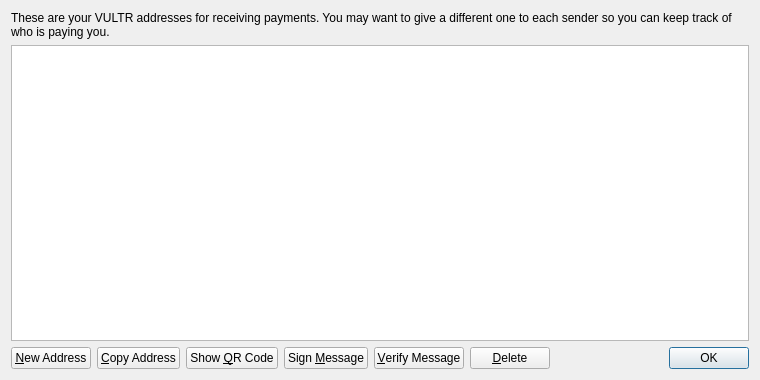
<?xml version="1.0" encoding="UTF-8"?>
<ui version="4.0">
 <class>AddressBookPage</class>
 <widget class="QWidget" name="AddressBookPage">
  <property name="geometry">
   <rect>
    <x>0</x>
    <y>0</y>
    <width>760</width>
    <height>380</height>
   </rect>
  </property>
  <property name="windowTitle">
   <string>Address Book</string>
  </property>
  <layout class="QVBoxLayout" name="verticalLayout">
   <item>
    <widget class="QLabel" name="labelExplanation">
     <property name="text">
      <string>These are your VULTR addresses for receiving payments. You may want to give a different one to each sender so you can keep track of who is paying you.</string>
     </property>
     <property name="textFormat">
      <enum>Qt::PlainText</enum>
     </property>
     <property name="wordWrap">
      <bool>true</bool>
     </property>
    </widget>
   </item>
   <item>
    <widget class="QTableView" name="tableView">
     <property name="contextMenuPolicy">
      <enum>Qt::CustomContextMenu</enum>
     </property>
     <property name="toolTip">
      <string>Double-click to edit address or label</string>
     </property>
     <property name="tabKeyNavigation">
      <bool>false</bool>
     </property>
     <property name="alternatingRowColors">
      <bool>true</bool>
     </property>
     <property name="selectionMode">
      <enum>QAbstractItemView::SingleSelection</enum>
     </property>
     <property name="selectionBehavior">
      <enum>QAbstractItemView::SelectRows</enum>
     </property>
     <property name="sortingEnabled">
      <bool>true</bool>
     </property>
     <attribute name="verticalHeaderVisible">
      <bool>false</bool>
     </attribute>
    </widget>
   </item>
   <item>
    <layout class="QHBoxLayout" name="horizontalLayout">
     <item>
      <widget class="QPushButton" name="newAddressButton">
       <property name="toolTip">
        <string>Create a new address</string>
       </property>
       <property name="text">
        <string>&amp;New Address</string>
       </property>
       <property name="icon">
        <iconset resource="../bitcoin.qrc">
         <normaloff>:/icons/add</normaloff>:/icons/add</iconset>
       </property>
      </widget>
     </item>
     <item>
      <widget class="QPushButton" name="copyToClipboard">
       <property name="toolTip">
        <string>Copy the currently selected address to the system clipboard</string>
       </property>
       <property name="text">
        <string>&amp;Copy Address</string>
       </property>
       <property name="icon">
        <iconset resource="../bitcoin.qrc">
         <normaloff>:/icons/editcopy</normaloff>:/icons/editcopy</iconset>
       </property>
      </widget>
     </item>
     <item>
      <widget class="QPushButton" name="showQRCode">
       <property name="text">
        <string>Show &amp;QR Code</string>
       </property>
       <property name="icon">
        <iconset resource="../bitcoin.qrc">
         <normaloff>:/icons/qrcode</normaloff>:/icons/qrcode</iconset>
       </property>
      </widget>
     </item>
     <item>
      <widget class="QPushButton" name="signMessage">
       <property name="toolTip">
        <string>Sign a message to prove you own a VULTR address</string>
       </property>
       <property name="text">
        <string>Sign &amp;Message</string>
       </property>
       <property name="icon">
        <iconset resource="../bitcoin.qrc">
         <normaloff>:/icons/edit</normaloff>:/icons/edit</iconset>
       </property>
      </widget>
     </item>
     <item>
      <widget class="QPushButton" name="verifyMessage">
       <property name="toolTip">
        <string>Verify a message to ensure it was signed with a specified VULTR address</string>
       </property>
       <property name="text">
        <string>&amp;Verify Message</string>
       </property>
       <property name="icon">
        <iconset resource="../bitcoin.qrc">
         <normaloff>:/icons/transaction_0</normaloff>:/icons/transaction_0</iconset>
       </property>
      </widget>
     </item>
     <item>
      <widget class="QPushButton" name="deleteButton">
       <property name="toolTip">
        <string>Delete the currently selected address from the list</string>
       </property>
       <property name="text">
        <string>&amp;Delete</string>
       </property>
       <property name="icon">
        <iconset resource="../bitcoin.qrc">
         <normaloff>:/icons/remove</normaloff>:/icons/remove</iconset>
       </property>
      </widget>
     </item>
     <item>
      <spacer name="horizontalSpacer">
       <property name="orientation">
        <enum>Qt::Horizontal</enum>
       </property>
       <property name="sizeHint" stdset="0">
        <size>
         <width>40</width>
         <height>20</height>
        </size>
       </property>
      </spacer>
     </item>
     <item>
      <widget class="QDialogButtonBox" name="buttonBox">
       <property name="sizePolicy">
        <sizepolicy hsizetype="Maximum" vsizetype="Fixed">
         <horstretch>0</horstretch>
         <verstretch>0</verstretch>
        </sizepolicy>
       </property>
       <property name="standardButtons">
        <set>QDialogButtonBox::Ok</set>
       </property>
      </widget>
     </item>
    </layout>
   </item>
  </layout>
 </widget>
 <resources>
  <include location="../bitcoin.qrc"/>
 </resources>
 <connections/>
</ui>
